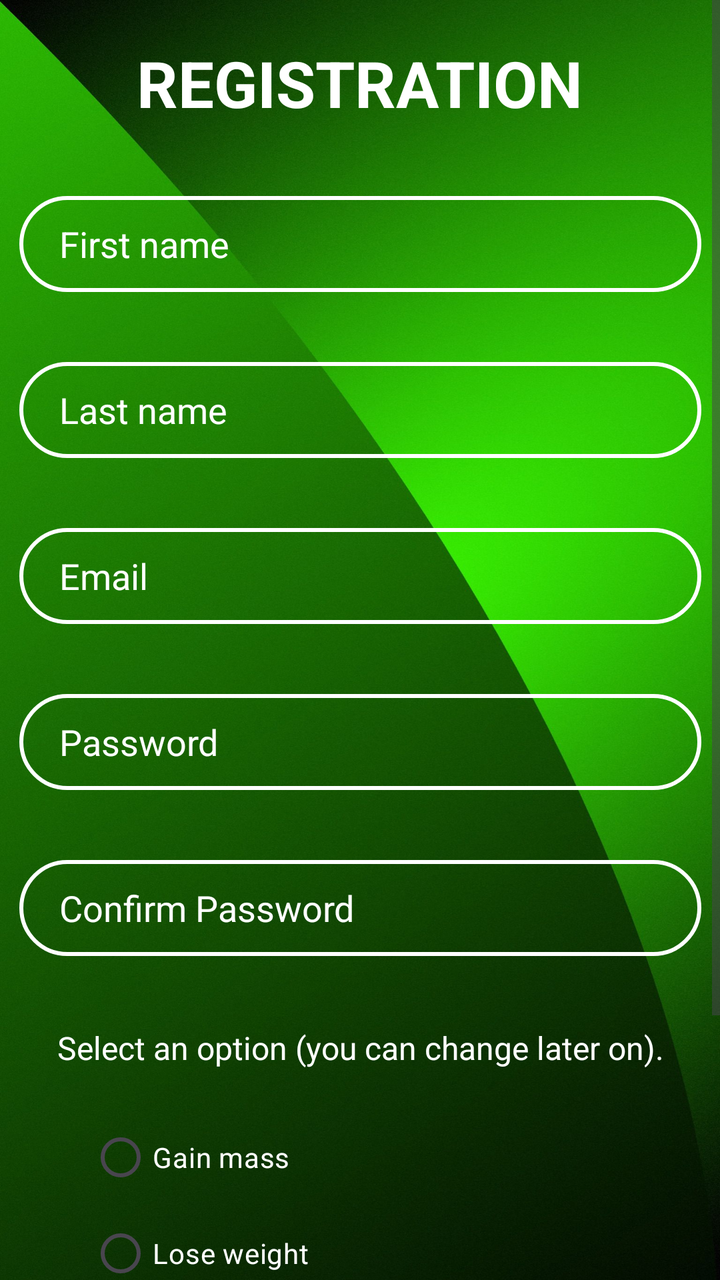
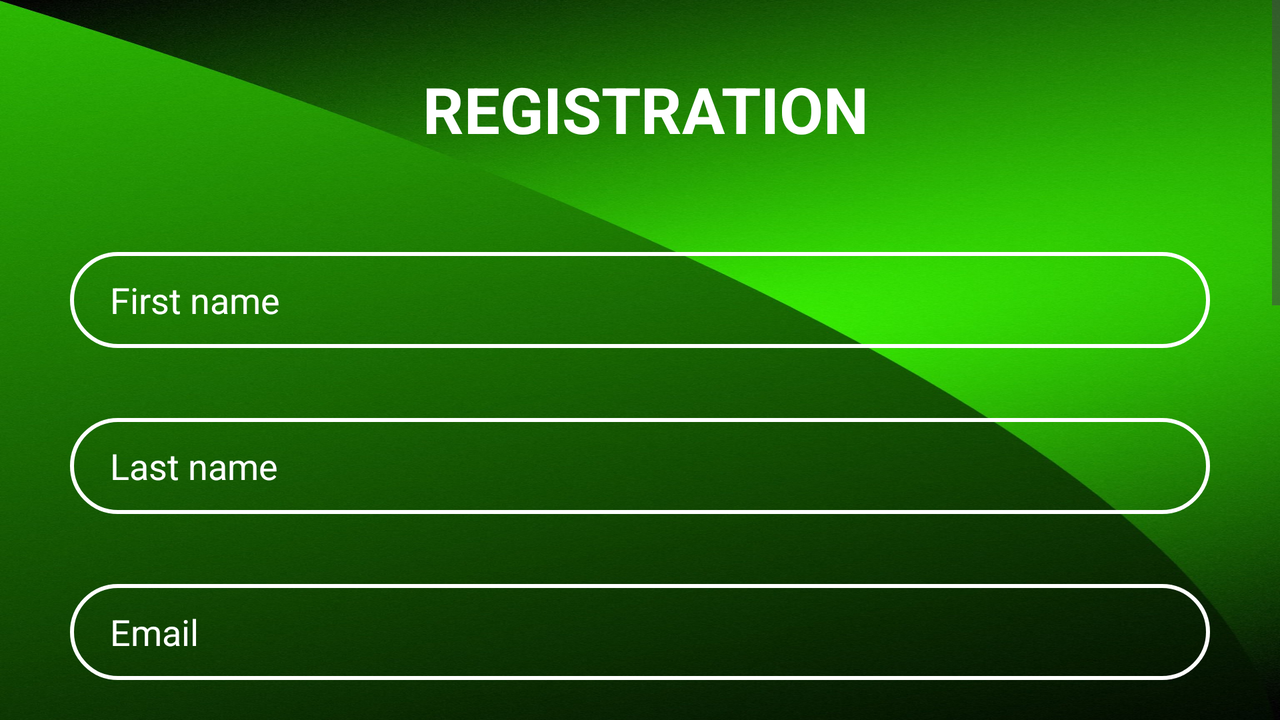

First picture: res/layout/ on a phone held upright. Second picture: the repository's own variant of that layout, on a device whose configuration matches the variant's folder. Source for both follows.
<!-- AndroidManifest.xml: application theme Theme.BodyBoost -->
<!-- res/layout/activity_register.xml -->
<?xml version="1.0" encoding="utf-8"?>
<ScrollView xmlns:android="http://schemas.android.com/apk/res/android"
    xmlns:app="http://schemas.android.com/apk/res-auto"
    xmlns:tools="http://schemas.android.com/tools"
    android:layout_width="match_parent"
    android:layout_height="match_parent"
    android:background="@drawable/exemplo1"
    tools:context=".Register">

    <androidx.constraintlayout.widget.ConstraintLayout
        android:layout_width="match_parent"
        android:layout_height="wrap_content">


        <EditText
            android:id="@+id/registerFNEdit"
            android:layout_width="341dp"
            android:layout_height="wrap_content"
            android:layout_marginTop="35dp"
            android:background="@drawable/input_background"
            android:ems="10"
            android:hint="@string/firstName"
            android:inputType="text"
            android:minHeight="48dp"
            android:paddingLeft="20dp"
            android:paddingTop="10dp"
            android:paddingRight="10dp"
            android:paddingBottom="10dp"
            android:textColor="@color/white"
            android:textColorHint="@color/white"
            app:layout_constraintEnd_toEndOf="@+id/registerTitle"
            app:layout_constraintStart_toStartOf="@+id/registerTitle"
            app:layout_constraintTop_toBottomOf="@+id/registerTitle" />

        <EditText
            android:id="@+id/registerEmailEdit"
            android:layout_width="341dp"
            android:layout_height="wrap_content"
            android:layout_marginTop="35dp"
            android:background="@drawable/input_background"
            android:ems="10"
            android:hint="@string/email"
            android:inputType="textEmailAddress"
            android:minHeight="48dp"
            android:paddingLeft="20dp"
            android:paddingTop="10dp"
            android:paddingRight="10dp"
            android:paddingBottom="10dp"
            android:textColor="@color/white"
            android:textColorHint="@color/white"
            app:layout_constraintEnd_toEndOf="@+id/registerLNEdit"
            app:layout_constraintStart_toStartOf="@+id/registerLNEdit"
            app:layout_constraintTop_toBottomOf="@+id/registerLNEdit" />

        <Button
            android:id="@+id/registerBtnCancel"
            android:layout_width="0dp"
            android:layout_height="wrap_content"
            android:layout_marginStart="60dp"
            android:layout_marginTop="25dp"
            android:layout_marginEnd="60dp"
            android:backgroundTint="@color/redCancel"
            android:onClick="goToLogin"
            android:text="@string/registerCancel"
            app:layout_constraintEnd_toEndOf="@+id/registerBtnRegister"
            app:layout_constraintStart_toStartOf="@+id/registerBtnRegister"
            app:layout_constraintTop_toBottomOf="@+id/registerBtnRegister" />

        <Button
            android:id="@+id/registerBtnRegister"
            android:layout_width="0dp"
            android:layout_height="wrap_content"
            android:layout_marginStart="71dp"
            android:layout_marginTop="35dp"
            android:layout_marginEnd="71dp"
            android:backgroundTint="@color/blue"
            android:text="@string/registerCaps"
            android:textColorHighlight="#C11C1C"
            android:textColorLink="#973636"
            android:textStyle="bold"
            app:layout_constraintEnd_toEndOf="parent"
            app:layout_constraintStart_toStartOf="parent"
            app:layout_constraintTop_toBottomOf="@+id/radioGroup" />

        <EditText
            android:id="@+id/registerPassEdit"
            android:layout_width="341dp"
            android:layout_height="wrap_content"
            android:layout_marginTop="35dp"
            android:background="@drawable/input_background"
            android:ems="10"
            android:hint="@string/password"
            android:inputType="textPassword"
            android:minHeight="48dp"
            android:paddingLeft="20dp"
            android:paddingTop="10dp"
            android:paddingRight="10dp"
            android:paddingBottom="10dp"
            android:textColor="@color/white"
            android:textColorHint="@color/white"
            app:layout_constraintEnd_toEndOf="@+id/registerEmailEdit"
            app:layout_constraintStart_toStartOf="@+id/registerEmailEdit"
            app:layout_constraintTop_toBottomOf="@+id/registerEmailEdit" />

        <TextView
            android:id="@+id/registerTitle"
            android:layout_width="wrap_content"
            android:layout_height="wrap_content"
            android:layout_marginTop="20dp"
            android:text="@string/registration"
            android:textColor="@color/white"
            android:textSize="32sp"
            android:textStyle="bold"
            app:layout_constraintEnd_toEndOf="parent"
            app:layout_constraintStart_toStartOf="parent"
            app:layout_constraintTop_toTopOf="parent" />

        <EditText
            android:id="@+id/registerConfirmPassEdit"
            android:layout_width="341dp"
            android:layout_height="wrap_content"
            android:layout_marginTop="35dp"
            android:background="@drawable/input_background"
            android:ems="10"
            android:hint="@string/confirmPassword"
            android:inputType="textPassword"
            android:minHeight="48dp"
            android:paddingLeft="20dp"
            android:paddingTop="10dp"
            android:paddingRight="10dp"
            android:paddingBottom="10dp"
            android:textColor="@color/white"
            android:textColorHint="@color/white"
            app:layout_constraintEnd_toEndOf="@+id/registerPassEdit"
            app:layout_constraintStart_toStartOf="@+id/registerPassEdit"
            app:layout_constraintTop_toBottomOf="@+id/registerPassEdit" />

        <EditText
            android:id="@+id/registerLNEdit"
            android:layout_width="341dp"
            android:layout_height="wrap_content"
            android:layout_marginTop="35dp"
            android:background="@drawable/input_background"
            android:ems="10"
            android:hint="@string/lastName"
            android:inputType="text"
            android:minHeight="48dp"
            android:paddingLeft="20dp"
            android:paddingTop="10dp"
            android:paddingRight="10dp"
            android:paddingBottom="10dp"
            android:textColor="@color/white"
            android:textColorHint="@color/white"
            app:layout_constraintEnd_toEndOf="@+id/registerFNEdit"
            app:layout_constraintStart_toStartOf="@+id/registerFNEdit"
            app:layout_constraintTop_toBottomOf="@+id/registerFNEdit" />

        <TextView
            android:id="@+id/emailError"
            android:layout_width="wrap_content"
            android:layout_height="0dp"
            android:layout_marginBottom="4dp"
            android:background="#83FFFFFF"
            android:text=""
            android:textColor="@color/redCancel"
            android:textSize="12sp"
            android:textStyle="bold"
            app:layout_constraintBottom_toTopOf="@+id/registerEmailEdit"
            app:layout_constraintEnd_toEndOf="@+id/registerEmailEdit"
            app:layout_constraintStart_toStartOf="@+id/registerEmailEdit" />

        <TextView
            android:id="@+id/confirmPassError"
            android:layout_width="wrap_content"
            android:layout_height="wrap_content"
            android:layout_marginBottom="4dp"
            android:background="#83FFFFFF"
            android:text=""
            android:textColor="@color/redCancel"
            android:textSize="12sp"
            android:textStyle="bold"
            app:layout_constraintBottom_toTopOf="@+id/registerPassEdit"
            app:layout_constraintEnd_toEndOf="@+id/registerPassEdit"
            app:layout_constraintStart_toStartOf="@+id/registerPassEdit" />

        <RadioGroup
            android:id="@+id/radioGroup"
            android:layout_width="190dp"
            android:layout_height="wrap_content"
            android:layout_marginTop="20dp"
            android:layout_marginEnd="82dp"
            app:layout_constraintEnd_toEndOf="@+id/radioTxt"
            app:layout_constraintStart_toStartOf="@+id/radioTxt"
            app:layout_constraintTop_toBottomOf="@+id/radioTxt">

            <RadioButton

                android:id="@+id/radioButton3"
                android:layout_width="match_parent"
                android:layout_height="wrap_content"
                android:text="@string/radioBtn1"
                android:textSize="14sp"
                android:textColor="@color/white" />

            <RadioButton
                android:id="@+id/radioButton4"
                android:layout_width="match_parent"
                android:layout_height="wrap_content"
                android:text="@string/radioBtn2"
                android:textSize="14sp"
                android:textColor="@color/white" />
        </RadioGroup>

        <TextView
            android:id="@+id/radioTxt"
            android:layout_width="wrap_content"
            android:layout_height="wrap_content"
            android:layout_marginTop="35dp"
            android:text="@string/radioBtnTXT"
            android:textColor="@color/white"
            android:textSize="16sp"
            app:layout_constraintEnd_toEndOf="@+id/registerConfirmPassEdit"
            app:layout_constraintStart_toStartOf="@+id/registerConfirmPassEdit"
            app:layout_constraintTop_toBottomOf="@+id/registerConfirmPassEdit" />


    </androidx.constraintlayout.widget.ConstraintLayout>



</ScrollView>
<!-- resources referenced by this layout -->
<resources>
  <color name="blue">#3C68EC</color>
  <color name="redCancel">#CC2626</color>
  <color name="white">#FFFFFFFF</color>
  <!-- drawable exemplo1: jpg bitmap (drawable, 340135 bytes) -->
  <!-- drawable input_background (drawable) -->
  <?xml version="1.0" encoding="utf-8"?>
  <shape xmlns:android="http://schemas.android.com/apk/res/android">
  
      <stroke android:color="@color/white" android:width="2dp"/>
      <corners android:radius="60dp"/>
  </shape>
  <string name="confirmPassword">Confirm Password</string>
  <string name="email">Email</string>
  <string name="firstName">First name</string>
  <string name="lastName">Last name</string>
  <string name="password">Password</string>
  <string name="radioBtn1">Gain mass</string>
  <string name="radioBtn2">Lose weight</string>
  <string name="radioBtnTXT">Select an option (you can change later on).</string>
  <string name="registerCancel">CANCEL</string>
  <string name="registerCaps">REGISTER</string>
  <string name="registration">REGISTRATION</string>
  <style name="Theme.BodyBoost" parent="Base.Theme.BodyBoost" />
  <style name="Base.Theme.BodyBoost" parent="Theme.Material3.DayNight.NoActionBar">
          
           <item name="colorPrimary">@color/teal_200</item>
          <item name="colorPrimaryVariant">@color/light_green</item>
          <item name="colorOnPrimary">@color/white</item>
          
          <item name="colorSecondary">@color/light_green</item>
          <item name="colorSecondaryVariant">@color/light_green</item>
          <item name="colorOnSecondary">@color/black</item>
  
  
  
      </style>
  <color name="teal_200">#03CDBA</color>
  <color name="light_green">#7FDFB9</color>
  <color name="black">#FF000000</color>
</resources>
<!-- res/layout-land/activity_register.xml (the author's variant of the layout above) -->
<!-- drawn on the phone turned sideways -->
<?xml version="1.0" encoding="utf-8"?>
<ScrollView xmlns:android="http://schemas.android.com/apk/res/android"
    xmlns:app="http://schemas.android.com/apk/res-auto"
    xmlns:tools="http://schemas.android.com/tools"
    android:layout_width="match_parent"
    android:layout_height="match_parent"
    android:background="@drawable/exemplo1"
    tools:context=".Register">

    <androidx.constraintlayout.widget.ConstraintLayout
        android:layout_width="match_parent"
        android:layout_height="wrap_content">

        <TextView
            android:id="@+id/registerTitle"
            android:layout_width="wrap_content"
            android:layout_height="wrap_content"
            android:layout_marginStart="165dp"
            android:layout_marginTop="33dp"
            android:layout_marginEnd="165dp"
            android:layout_marginBottom="60dp"
            android:text="@string/registration"
            android:textColor="@color/white"
            android:textSize="32sp"
            android:textStyle="bold"
            app:layout_constraintBottom_toTopOf="@+id/registerFNEdit"
            app:layout_constraintEnd_toEndOf="parent"
            app:layout_constraintHorizontal_bias="0.533"
            app:layout_constraintStart_toStartOf="parent"
            app:layout_constraintTop_toTopOf="parent" />

        <EditText
            android:id="@+id/registerFNEdit"
            android:layout_width="0dp"
            android:layout_height="wrap_content"
            android:layout_marginStart="35dp"
            android:layout_marginTop="50dp"
            android:layout_marginEnd="35dp"
            android:background="@drawable/input_background"
            android:ems="10"
            android:hint="@string/firstName"
            android:inputType="text"
            android:minHeight="48dp"
            android:paddingLeft="20dp"
            android:paddingTop="10dp"
            android:paddingRight="10dp"
            android:paddingBottom="10dp"
            android:textColor="@color/white"
            android:textColorHint="@color/white"
            app:layout_constraintEnd_toEndOf="parent"
            app:layout_constraintStart_toStartOf="parent"
            app:layout_constraintTop_toBottomOf="@+id/registerTitle" />

        <EditText
            android:id="@+id/registerLNEdit"
            android:layout_width="0dp"
            android:layout_height="wrap_content"
            android:layout_marginTop="35dp"
            android:background="@drawable/input_background"
            android:ems="10"
            android:hint="@string/lastName"
            android:inputType="text"
            android:minHeight="48dp"
            android:paddingLeft="20dp"
            android:paddingTop="10dp"
            android:paddingRight="10dp"
            android:paddingBottom="10dp"
            android:textColor="@color/white"
            android:textColorHint="@color/white"
            app:layout_constraintEnd_toEndOf="@+id/registerFNEdit"
            app:layout_constraintStart_toStartOf="@+id/registerFNEdit"
            app:layout_constraintTop_toBottomOf="@+id/registerFNEdit" />

        <EditText
            android:id="@+id/registerEmailEdit"
            android:layout_width="0dp"
            android:layout_height="wrap_content"
            android:layout_marginTop="35dp"
            android:background="@drawable/input_background"
            android:ems="10"
            android:hint="@string/email"
            android:inputType="textEmailAddress"
            android:minHeight="48dp"
            android:paddingLeft="20dp"
            android:paddingTop="10dp"
            android:paddingRight="10dp"
            android:paddingBottom="10dp"
            android:textColorHint="@color/white"
            android:textColor="@color/white"
            app:layout_constraintEnd_toEndOf="@+id/registerLNEdit"
            app:layout_constraintStart_toStartOf="@+id/registerLNEdit"
            app:layout_constraintTop_toBottomOf="@+id/registerLNEdit" />

        <EditText
            android:id="@+id/registerPassEdit"
            android:layout_width="0dp"
            android:layout_height="wrap_content"
            android:layout_marginTop="35dp"
            android:background="@drawable/input_background"
            android:ems="10"
            android:hint="@string/password"
            android:inputType="textPassword"
            android:minHeight="48dp"
            android:paddingLeft="20dp"
            android:paddingTop="10dp"
            android:paddingRight="10dp"
            android:paddingBottom="10dp"
            android:textColorHint="@color/white"
            android:textColor="@color/white"
            app:layout_constraintEnd_toEndOf="@+id/registerEmailEdit"
            app:layout_constraintStart_toStartOf="@+id/registerEmailEdit"
            app:layout_constraintTop_toBottomOf="@+id/registerEmailEdit" />

        <EditText
            android:id="@+id/registerConfirmPassEdit"
            android:layout_width="0dp"
            android:layout_height="wrap_content"
            android:layout_marginTop="35dp"
            android:background="@drawable/input_background"
            android:ems="10"
            android:hint="@string/confirmPassword"
            android:inputType="textPassword"
            android:minHeight="48dp"
            android:paddingLeft="20dp"
            android:paddingTop="10dp"
            android:paddingRight="10dp"
            android:paddingBottom="10dp"
            android:textColorHint="@color/white"
            android:textColor="@color/white"
            app:layout_constraintEnd_toEndOf="@+id/registerPassEdit"
            app:layout_constraintStart_toStartOf="@+id/registerPassEdit"
            app:layout_constraintTop_toBottomOf="@+id/registerPassEdit" />

        <Button
            android:id="@+id/registerBtnRegister"
            android:layout_width="0dp"
            android:layout_height="wrap_content"
            android:layout_marginStart="110dp"
            android:layout_marginTop="35dp"
            android:layout_marginEnd="110dp"
            android:backgroundTint="@color/blue"
            android:text="@string/registerCaps"
            android:textColorHighlight="#C11C1C"
            android:textColorLink="#973636"
            android:textStyle="bold"
            app:layout_constraintEnd_toEndOf="parent"
            app:layout_constraintStart_toStartOf="parent"
            app:layout_constraintTop_toBottomOf="@+id/radioGroup" />

        <Button
            android:id="@+id/registerBtnCancel"
            android:layout_width="0dp"
            android:layout_height="wrap_content"
            android:layout_marginStart="100dp"
            android:layout_marginTop="40dp"
            android:layout_marginEnd="100dp"
            android:backgroundTint="@color/redCancel"
            android:onClick="goToLogin"
            android:text="@string/registerCancel"
            app:layout_constraintEnd_toEndOf="@+id/registerBtnRegister"
            app:layout_constraintHorizontal_bias="0.0"
            app:layout_constraintStart_toStartOf="@+id/registerBtnRegister"
            app:layout_constraintTop_toBottomOf="@+id/registerBtnRegister" />

        <TextView
            android:id="@+id/emailError"
            android:layout_width="wrap_content"
            android:layout_height="wrap_content"
            android:layout_marginBottom="4dp"
            android:background="#83FFFFFF"
            android:text=""
            android:textColor="@color/redCancel"
            android:textSize="14sp"
            android:textStyle="bold"
            app:layout_constraintBottom_toTopOf="@+id/registerEmailEdit"
            app:layout_constraintEnd_toEndOf="parent"
            app:layout_constraintHorizontal_bias="0.501"
            app:layout_constraintStart_toStartOf="parent" />

        <TextView
            android:id="@+id/confirmPassError"
            android:layout_width="wrap_content"
            android:layout_height="wrap_content"
            android:layout_marginBottom="4dp"
            android:background="#83FFFFFF"
            android:text=""
            android:textColor="@color/redCancel"
            android:textSize="14sp"
            android:textStyle="bold"
            app:layout_constraintBottom_toTopOf="@+id/registerConfirmPassEdit"
            app:layout_constraintEnd_toEndOf="parent"
            app:layout_constraintStart_toStartOf="parent" />

        <RadioGroup
            android:id="@+id/radioGroup"
            android:layout_width="220dp"
            android:layout_height="wrap_content"
            android:layout_marginTop="20dp"
            android:layout_marginEnd="80dp"
            app:layout_constraintEnd_toEndOf="@+id/radioTxt"
            app:layout_constraintStart_toStartOf="@+id/radioTxt"
            app:layout_constraintTop_toBottomOf="@+id/radioTxt">

            <RadioButton

                android:id="@+id/radioButton3"
                android:layout_width="match_parent"
                android:layout_height="wrap_content"
                android:text="@string/radioBtn1"
                android:textColor="@color/white"
                android:textSize="14sp" />

            <RadioButton
                android:id="@+id/radioButton4"
                android:layout_width="match_parent"
                android:layout_height="wrap_content"
                android:text="@string/radioBtn2"
                android:textColor="@color/white"
                android:textSize="14sp" />
        </RadioGroup>

        <TextView
            android:id="@+id/radioTxt"
            android:layout_width="wrap_content"
            android:layout_height="wrap_content"
            android:layout_marginTop="35dp"
            android:layout_marginEnd="270dp"
            android:text="@string/radioBtnTXT"
            android:textColor="@color/white"
            android:textSize="16sp"
            app:layout_constraintEnd_toEndOf="@+id/registerConfirmPassEdit"
            app:layout_constraintStart_toStartOf="@+id/registerConfirmPassEdit"
            app:layout_constraintTop_toBottomOf="@+id/registerConfirmPassEdit" />

    </androidx.constraintlayout.widget.ConstraintLayout>

</ScrollView>
